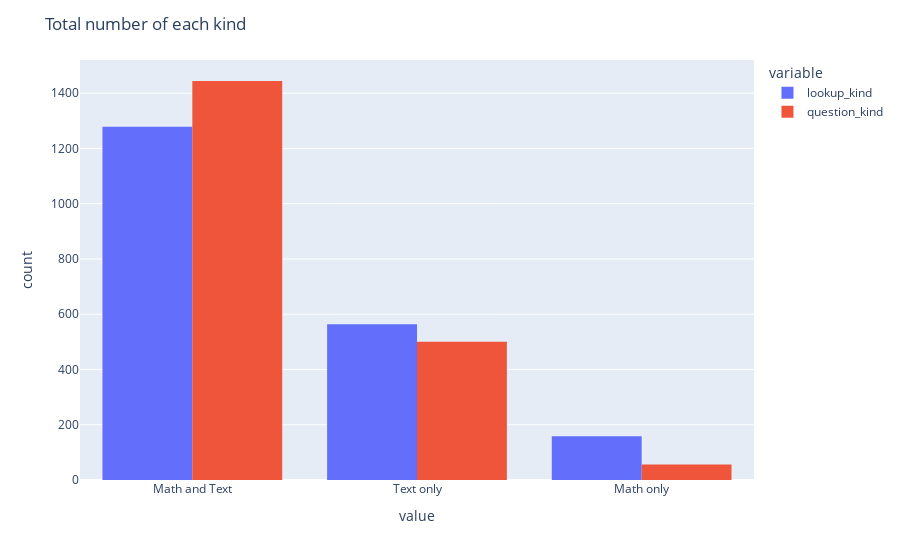

Here is the notebook cell this chart was saved with:
### Code cell
"""
    Summary
"""
fig = px.histogram(data, x=["lookup_kind", "question_kind"],barmode='group')
fig.update_layout(title_text="Total number of each kind")
fig.show()

### Figure 1 — Plotly figure (JSON) as saved in the notebook; plotly's stock layout.template omitted (floating-point values rounded to 4 significant figures; data arrays with more than 128 entries replaced by an {"elided": "..."} marker saying what was removed)
{"data": [{"alignmentgroup": "True", "bingroup": "x", "hovertemplate": "variable=lookup_kind<br>value=%{x}<br>count=%{y}<extra></extra>", "legendgroup": "lookup_kind", "marker": {"color": "#636efa", "pattern": {"shape": ""}}, "name": "lookup_kind", "offsetgroup": "lookup_kind", "orientation": "v", "showlegend": true, "type": "histogram", "x": {"elided": "2000 str values"}, "xaxis": "x", "yaxis": "y"}, {"alignmentgroup": "True", "bingroup": "x", "hovertemplate": "variable=question_kind<br>value=%{x}<br>count=%{y}<extra></extra>", "legendgroup": "question_kind", "marker": {"color": "#EF553B", "pattern": {"shape": ""}}, "name": "question_kind", "offsetgroup": "question_kind", "orientation": "v", "showlegend": true, "type": "histogram", "x": {"elided": "2000 str values"}, "xaxis": "x", "yaxis": "y"}], "layout": {"barmode": "group", "legend": {"title": {"text": "variable"}, "tracegroupgap": 0}, "margin": {"t": 60}, "title": {"text": "Total number of each kind"}, "xaxis": {"anchor": "y", "domain": [0, 1], "title": {"text": "value"}}, "yaxis": {"anchor": "x", "domain": [0, 1], "title": {"text": "count"}}}}
